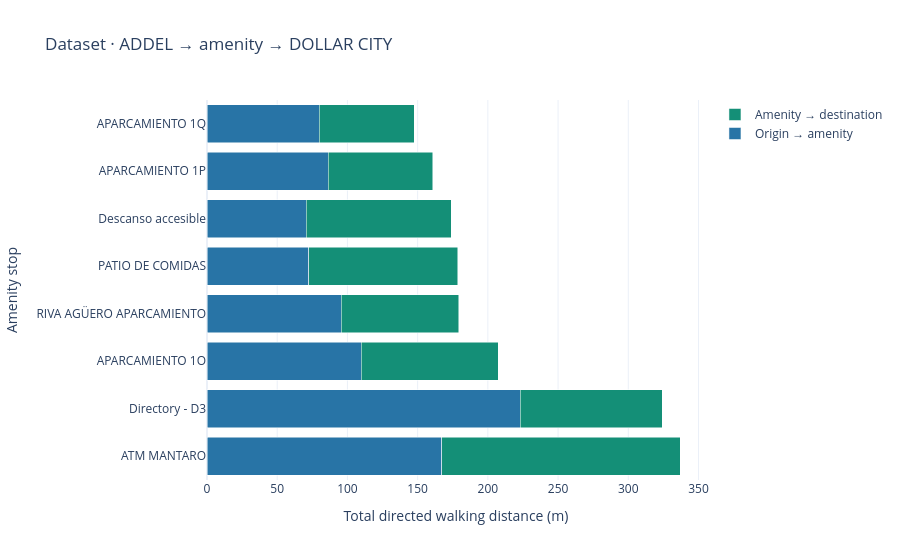

Notebook code cell kept with this figure:
### Markdown cell above
## 9 · Can I stop at an amenity between two stores?

`origin → amenity → destination`, using two reachable directed distance records.
Rank by the sum of both legs; an amenity is a chosen stop, not proof that the direct
route passes it. Additional metres compare that sum with the saved direct route
when reachable. Each leg uses SDK defaults; this is not an accessibility guarantee.

### Code cell
itinerary_paths = show_paths("amenity_itinerary", """
SELECT a.origin_id, a.destination_id AS amenity_id, b.destination_id,
       c.label AS amenity, c.amenity_type, c.floors AS amenity_floors,
       a.distance_m AS leg_1_m, b.distance_m AS leg_2_m,
       a.distance_m+b.distance_m AS total_m,
       coalesce(d.status, 'missing') AS direct_status,
       d.distance_m AS direct_m,
       CASE WHEN d.status='reachable' THEN a.distance_m+b.distance_m-d.distance_m END AS additional_m
FROM location_routes a JOIN amenity_candidates c ON c.entity_id=a.destination_id
JOIN location_routes b ON b.origin_id=a.destination_id AND b.destination_id=$destination
LEFT JOIN location_routes d ON d.origin_id=a.origin_id AND d.destination_id=b.destination_id
WHERE a.origin_id=$origin AND a.status='reachable' AND b.status='reachable'
AND ($max_m IS NULL OR a.distance_m+b.distance_m <= $max_m)
ORDER BY total_m, amenity_id
""", ["origin_id", "amenity_id", "destination_id"],
[("walking_distance", False), ("walking_distance", False)], walking=True)

itinerary_figure = go.Figure()
for column, title, color in [("leg_1_m", "Origin → amenity", "#2874a6"),
                              ("leg_2_m", "Amenity → destination", "#148f77")]:
    itinerary_figure.add_bar(x=itinerary_paths[column], y=itinerary_paths.amenity_id, name=title,
        orientation="h", marker_color=color,
        customdata=itinerary_paths[["amenity", "amenity_type", "total_m", "additional_m"]],
        hovertemplate="%{customdata[0]} · %{customdata[1]}<br>Leg: %{x:.2f} m"
                      "<br>Total: %{customdata[2]:.2f} m<br>Additional: %{customdata[3]:.2f} m<extra>%{fullData.name}</extra>")
itinerary_figure.update_yaxes(tickmode="array", tickvals=itinerary_paths.amenity_id,
                             ticktext=itinerary_paths.amenity, autorange="reversed", title="Amenity stop")
itinerary_figure.update_layout(barmode="stack", template="plotly_white", xaxis_title="Total directed walking distance (m)",
    title=f"Dataset · {labels[origin_id]} → amenity → {labels[destination_id] if destination_id else 'no destination selected'}")
if itinerary_paths.empty:
    itinerary_figure.add_annotation(text="No two-leg itinerary under these filters", showarrow=False)
display(itinerary_figure)

### Figure 1 — Plotly figure (JSON) as saved in the notebook; plotly's stock layout.template omitted (floating-point values rounded to 4 significant figures)
{"data": [{"customdata": [["APARCAMIENTO 1Q", "Unspecified", 147.7, 82.47], ["APARCAMIENTO 1P", "Unspecified", 160.9, 95.67], ["Descanso accesible", "accessible-washroom", 174.1, 108.9], ["PATIO DE COMIDAS", "food-court", 178.6, 113.4], ["RIVA AGÜERO APARCAMIENTO", "parking", 179.3, 114.1], ["APARCAMIENTO 1O", "Unspecified", 207.5, 142.3], ["Directory - D3", "interactive-display", 324.1, 258.9], ["ATM MANTARO", "atm", 336.9, 271.7]], "hovertemplate": "%{customdata[0]} · %{customdata[1]}<br>Leg: %{x:.2f} m<br>Total: %{customdata[2]:.2f} m<br>Additional: %{customdata[3]:.2f} m<extra>%{fullData.name}</extra>", "marker": {"color": "#2874a6"}, "name": "Origin → amenity", "orientation": "h", "type": "bar", "x": [79.76, 86.36, 70.54, 72.4, 95.58, 109.7, 222.9, 167.0], "y": ["enterprise-location:el_69cc1d1049961600559200a9", "enterprise-location:el_69cc1cb249961600559200a8", "enterprise-location:el_699850136461a334a10d3be2", "enterprise-location:el_69d744c6f6e39654df4be61c", "enterprise-location:el_69cd7185249c85a14b91bc0d", "enterprise-location:el_69cc1c8b49961600559200a7", "enterprise-location:el_69bc283d9f21369048a0d914", "enterprise-location:el_699c4338d7069214f2e40455"]}, {"customdata": [["APARCAMIENTO 1Q", "Unspecified", 147.7, 82.47], ["APARCAMIENTO 1P", "Unspecified", 160.9, 95.67], ["Descanso accesible", "accessible-washroom", 174.1, 108.9], ["PATIO DE COMIDAS", "food-court", 178.6, 113.4], ["RIVA AGÜERO APARCAMIENTO", "parking", 179.3, 114.1], ["APARCAMIENTO 1O", "Unspecified", 207.5, 142.3], ["Directory - D3", "interactive-display", 324.1, 258.9], ["ATM MANTARO", "atm", 336.9, 271.7]], "hovertemplate": "%{customdata[0]} · %{customdata[1]}<br>Leg: %{x:.2f} m<br>Total: %{customdata[2]:.2f} m<br>Additional: %{customdata[3]:.2f} m<extra>%{fullData.name}</extra>", "marker": {"color": "#148f77"}, "name": "Amenity → destination", "orientation": "h", "type": "bar", "x": [67.9, 74.5, 103.5, 106.2, 83.71, 97.8, 101.2, 169.9], "y": ["enterprise-location:el_69cc1d1049961600559200a9", "enterprise-location:el_69cc1cb249961600559200a8", "enterprise-location:el_699850136461a334a10d3be2", "enterprise-location:el_69d744c6f6e39654df4be61c", "enterprise-location:el_69cd7185249c85a14b91bc0d", "enterprise-location:el_69cc1c8b49961600559200a7", "enterprise-location:el_69bc283d9f21369048a0d914", "enterprise-location:el_699c4338d7069214f2e40455"]}], "layout": {"barmode": "stack", "title": {"text": "Dataset · ADDEL → amenity → DOLLAR CITY"}, "xaxis": {"title": {"text": "Total directed walking distance (m)"}}, "yaxis": {"autorange": "reversed", "tickmode": "array", "ticktext": ["APARCAMIENTO 1Q", "APARCAMIENTO 1P", "Descanso accesible", "PATIO DE COMIDAS", "RIVA AGÜERO APARCAMIENTO", "APARCAMIENTO 1O", "Directory - D3", "ATM MANTARO"], "tickvals": ["enterprise-location:el_69cc1d1049961600559200a9", "enterprise-location:el_69cc1cb249961600559200a8", "enterprise-location:el_699850136461a334a10d3be2", "enterprise-location:el_69d744c6f6e39654df4be61c", "enterprise-location:el_69cd7185249c85a14b91bc0d", "enterprise-location:el_69cc1c8b49961600559200a7", "enterprise-location:el_69bc283d9f21369048a0d914", "enterprise-location:el_699c4338d7069214f2e40455"], "title": {"text": "Amenity stop"}}}}
